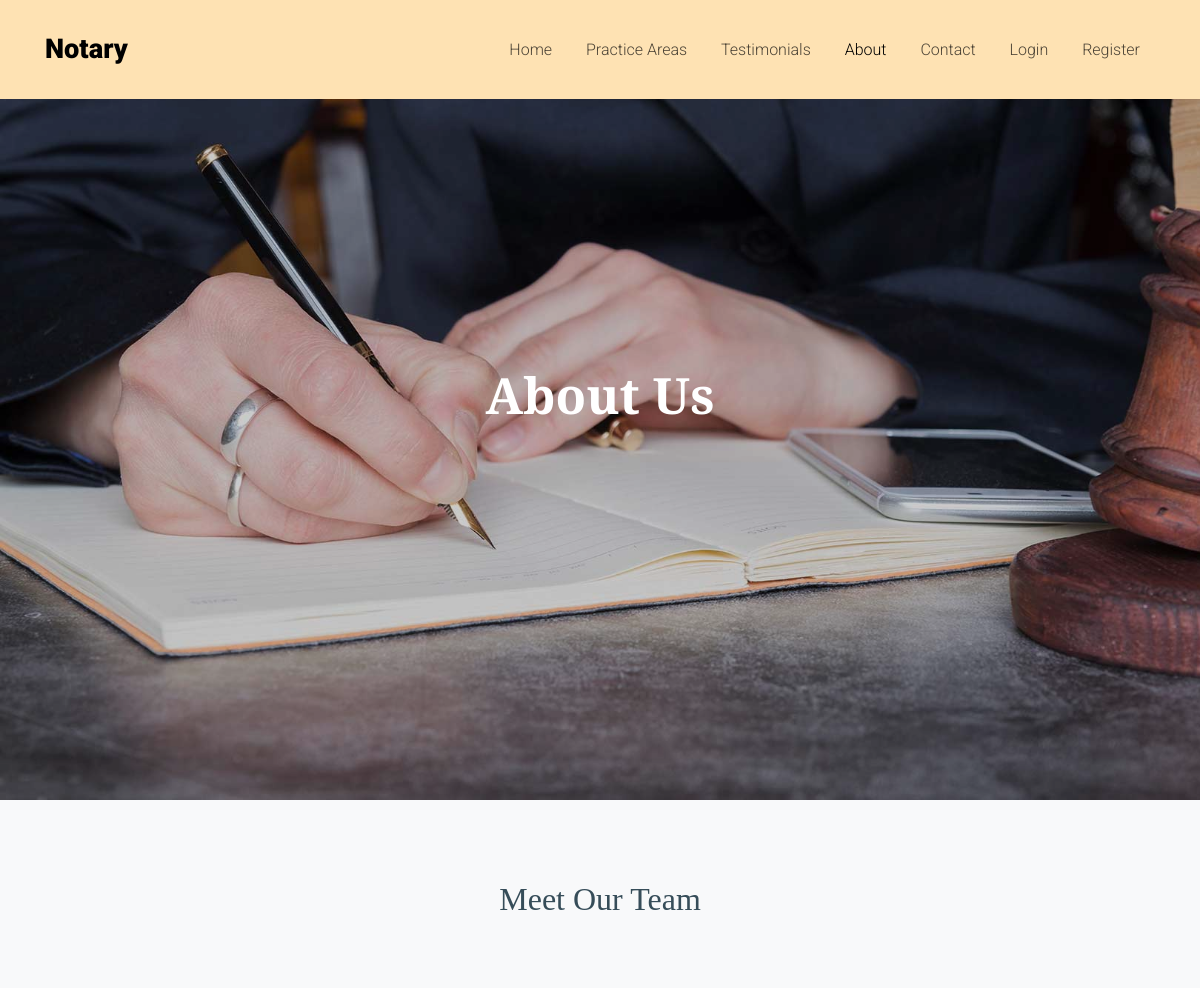
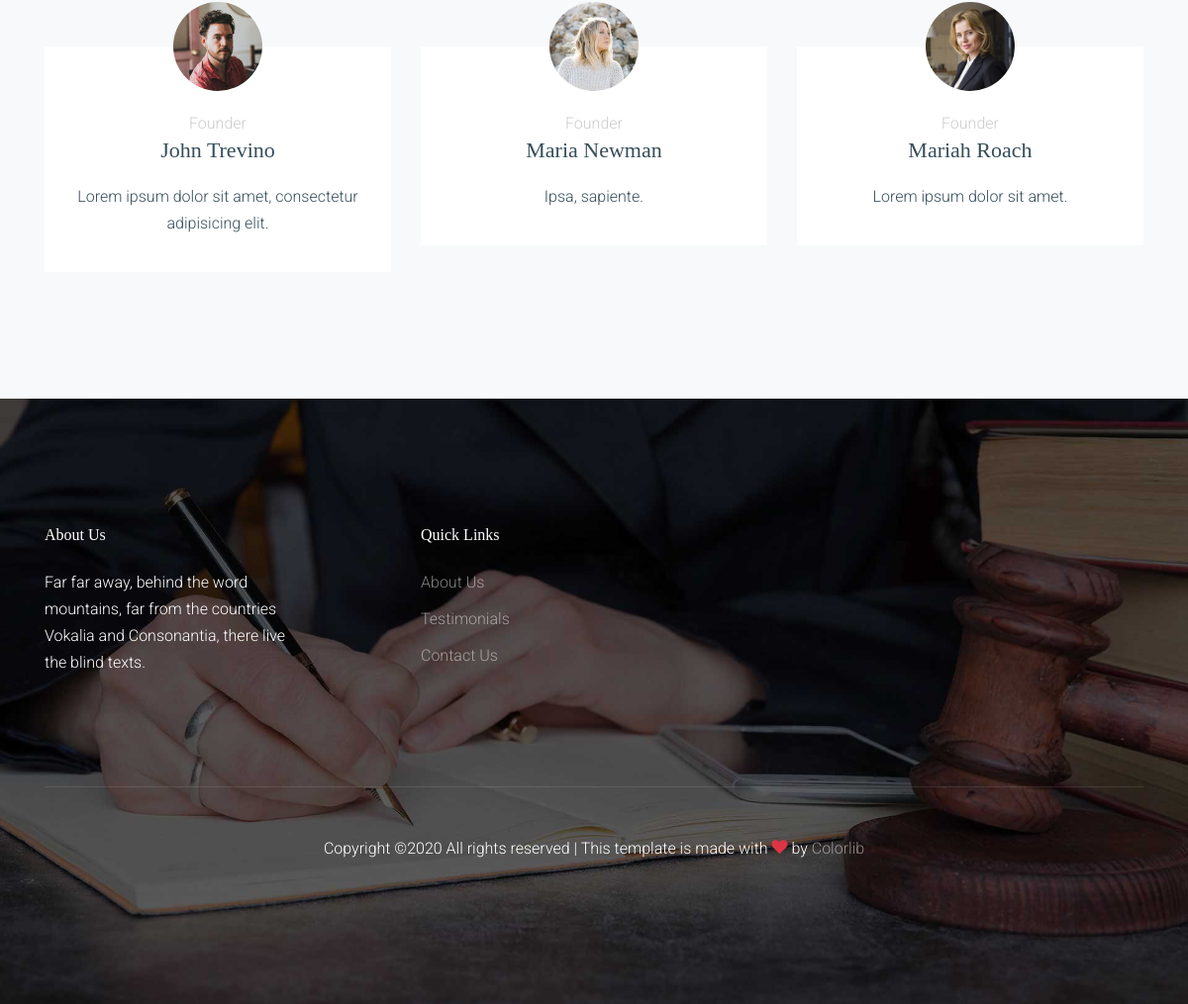
/about.html, run on the app's committed database (2 pictures, top to bottom).
### firm/models.py (models this page shows)
class team(models.Model):
      photo=models.ImageField(upload_to='images')
      name=models.CharField(max_length=50)
      founder=models.CharField(max_length=50)
      text=models.CharField(max_length=100)

### firm/views.py (the view)
# urls.py: path('about.html',views.about,name='about'),
def about(request):
    teams=team.objects.all()
    return render(request,'about.html',{'teams':teams})

### templates/about.html (shortened to what this page needs)
{% load static %}
<!doctype html>
<html lang="en">
<head>
  <link rel="stylesheet" href="{% static 'fonts/icomoon/style.css' %}">
  <link rel="stylesheet" href="{% static 'css/bootstrap.min.css' %}">
  <link rel="stylesheet" href="{% static 'css/bootstrap-datepicker.css' %}">
  <link rel="stylesheet" href="{% static 'css/jquery.fancybox.min.css' %}">
  <link rel="stylesheet" href="{% static 'css/owl.carousel.min.css' %}">
  <link rel="stylesheet" href="{% static 'css/owl.theme.default.min.css' %}">
  <link rel="stylesheet" href="{% static 'fonts/flaticon/font/flaticon.css' %}">
  <link rel="stylesheet" href="{% static 'css/aos.css' %}">
  <link rel="stylesheet" href="{% static 'css/style.css' %}">
</head>
<body>
  <div class="site-wrap" id="home-section">
    <header class="site-navbar site-navbar-target" role="banner">
      <div class="container">
        <div class="row align-items-center position-relative">
          <div class="col">
            <div class="site-logo">
              <a href="index.html"><strong>Notary</strong></a>
            </div>
          </div>
          <div class="col-9 text-right text-lg-left">
            <nav class="site-navigation text-right ml-auto d-none d-lg-block" role="navigation">
              <ul class="site-menu main-menu js-clone-nav ml-auto ">
                <li><a href="index.html" class="nav-link">Home</a></li>
                <li class="has-children">
                  <li> <a href="practice-areas.html" class="nav-link">Practice Areas</a></li>
                </li>
                <li><a href="testimonials.html" class="nav-link">Testimonials</a></li>
                <li class="active"><a href="about.html" class="nav-link">About</a></li>
                <li><a href="contact.html" class="nav-link">Contact</a></li>
                {% if user.is_authenticated %}
                  <li>Welcome {{user.username}}!</li>
                  <li><a href="logout">Logout</a></li>
                  {% else %}
                  <li><a href="login.html">Login</a></li>
                  <li><a href="register.html">Register</a></li>
                  {% endif %}
              </ul>
            </nav>
          </div>
        </div>
      </div>
    </header>
    <div class="hero overlay" style="background-image: url({% static 'images/hero_bg_1.jpg' %})">
      <div class="container">
        <div class="row align-items-center justify-content-center">
          <div class="col-lg-12">
            <div class="row align-items-center justify-content-center">
              <div class="col-lg-7 text-center intro">
                <h1 class="text-white"><strong>About Us</strong></h1>
              </div>
            </div>
          </div>
        </div>
      </div>
    </div>
    <div class="site-section bg-light">
      <div class="container">
        <div class="row justify-content-center text-center mb-5 section-2-title">
          <div class="col-md-6">
            <h2 class="mb-4">Meet Our Team</h2>
          </div>
        </div>
        <div class="row align-items-stretch">
          {% for i in teams %}
          <div class="col-lg-4 col-md-6 mb-5">
            <div class="post-entry-1 h-100 person-1">
              <img src="{{i.photo.url}}" alt="Image"
              class="img-fluid">
              <div class="post-entry-1-contents">
                <span class="meta">{{i.founder}}</span>
                <h2>{{i.name}}</h2>
                <p>{{i.text}}</p>
              </div>
            </div>
          </div>
         {% endfor %}
        </div>
      </div>
    </div>
    <footer class="site-footer" style="background-image: url({% static 'images/hero_bg_footer.jpg' %})">
      <div class="container">
        <div class="row">
          <div class="col-lg-3">
            <h2 class="footer-heading mb-4">About Us</h2>
            <p>Far far away, behind the word mountains, far from the countries Vokalia and Consonantia, there live the blind texts.</p>
          </div>
          <div class="col-lg-8 ml-auto">
            <div class="row">
              <div class="col-lg-3">
                <h2 class="footer-heading mb-4">Quick Links</h2>
                <ul class="list-unstyled">
                  <li><a href="about.html">About Us</a></li>
                    <li><a href="testimonials.html">Testimonials</a></li>
                    <li><a href="contact.html">Contact Us</a></li>
                </ul>
              </div>
            </div>
          </div>
        </div>
        <div class="row pt-5 mt-5 text-center">
          <div class="col-md-12">
            <div class="border-top pt-5">
              <p>
                Copyright &copy;<script>document.write(new Date().getFullYear());</script> All rights reserved | This template is made with <i class="icon-heart text-danger" aria-hidden="true"></i> by <a href="https://colorlib.com" target="_blank" >Colorlib</a>
              </p>
            </div>
          </div>
        </div>
      </div>
    </footer>
  </div>
</body>
</html>

### static/css/style.css (style rules this page uses)
body { line-height: 1.7; color: #364d59 !important; font-weight: 300; font-size: 1rem; background: #fff; }
a { -webkit-transition: .3s all ease; -o-transition: .3s all ease; transition: .3s all ease; text-decoration: none; }
h1, h2, h3, h4, h5, .h1, .h2, .h3, .h4, .h5 { font-weight: 300; color: #364d59; font-family: 'Playfair Display'; }
.site-section { padding: 2.5em 0; }
@media (min-width: 768px) { .site-section { padding: 5em 0; } }
.site-footer { padding: 4em 0; background-size: cover; background-repeat: no-repeat; background-position: center center; }
@media (min-width: 768px) { .site-footer { padding: 8em 0; } }
.site-footer .border-top { border-top: 1px solid rgba(255, 255, 255, 0.1) !important; }
.site-footer p { color: #fff; }
.site-footer h2, .site-footer h3, .site-footer h4, .site-footer h5 { color: #fff; }
.site-footer a { color: rgba(255, 255, 255, 0.5); }
.site-footer ul li { margin-bottom: 10px; }
.site-footer .footer-heading { font-size: 16px; color: #fff; }
.site-navbar { margin-bottom: 0px; z-index: 9; position: absolute; top: 0; width: 100%; padding: 1rem; background: #fee2b3; }
.site-navbar .site-logo { margin: 0; padding: 0; font-size: 1.7rem; }
.site-navbar .site-logo strong { font-weight: 900; }
.site-navbar .site-logo a { color: #000; }
.site-navbar .site-navigation .site-menu { margin: 0; padding: 0; margin-bottom: 0; }
.site-navbar .site-navigation .site-menu .active { color: #fee2b3 !important; }
.site-navbar .site-navigation .site-menu a { text-decoration: none !important; display: inline-block; }
.site-navbar .site-navigation .site-menu > li { display: inline-block; }
.site-navbar .site-navigation .site-menu > li > a { margin-left: 15px; margin-right: 15px; padding: 20px 0px; color: rgba(0, 0, 0, 0.7); display: inline-block; text-decoration: none !important; }
.site-navbar .site-navigation .site-menu > li.active > a { color: #000; }
.site-navbar .site-navigation .site-menu .has-children { position: relative; }
.site-mobile-menu .site-nav-wrap { padding: 0; margin: 0; list-style: none; position: relative; }
.site-mobile-menu .site-nav-wrap a { padding: 10px 20px; display: block; position: relative; color: #212529; }
.site-mobile-menu .site-nav-wrap li { position: relative; display: block; }
.site-mobile-menu .site-nav-wrap li.active > a { color: #fee2b3; }
.site-mobile-menu .site-nav-wrap > li { display: block; position: relative; float: left; width: 100%; }
.site-mobile-menu .site-nav-wrap > li > a { padding-left: 20px; font-size: 20px; }
.hero { position: relative; background-size: cover; }
.hero, .hero > .container > .row { height: 100vh; min-height: 770px; }
.hero .intro { position: relative; z-index: 4; }
.hero .intro h1 { color: #000; font-size: 50px; }
.hero .intro strong { font-weight: 900; }
.hero.overlay { position: relative; }
.hero.overlay:before { position: absolute; content: ""; top: 0; left: 0; right: 0; bottom: 0; background: rgba(0, 0, 0, 0.2); }
.post-entry-1 .meta { color: #ccc; }
.post-entry-1 .post-entry-1-contents { background: #fff; padding: 20px; }
.post-entry-1 .post-entry-1-contents h2 { font-size: 22px; margin-bottom: 20px; }
.post-entry-1.person-1 { text-align: center; }
.post-entry-1.person-1 img { width: 90px; border-radius: 50%; margin: 0 auto -45px auto; }
.post-entry-1.person-1 .post-entry-1-contents { padding-top: 4rem; }

### data on the page
team: photo (picture), founder "Founder", name "John Trevino", text "Lorem ipsum dolor sit amet, consectetur adipisicing elit."
team: photo (picture), founder "Founder", name "Maria Newman", text "Ipsa, sapiente."
team: photo (picture), founder "Founder", name "Mariah Roach", text "Lorem ipsum dolor sit amet."
